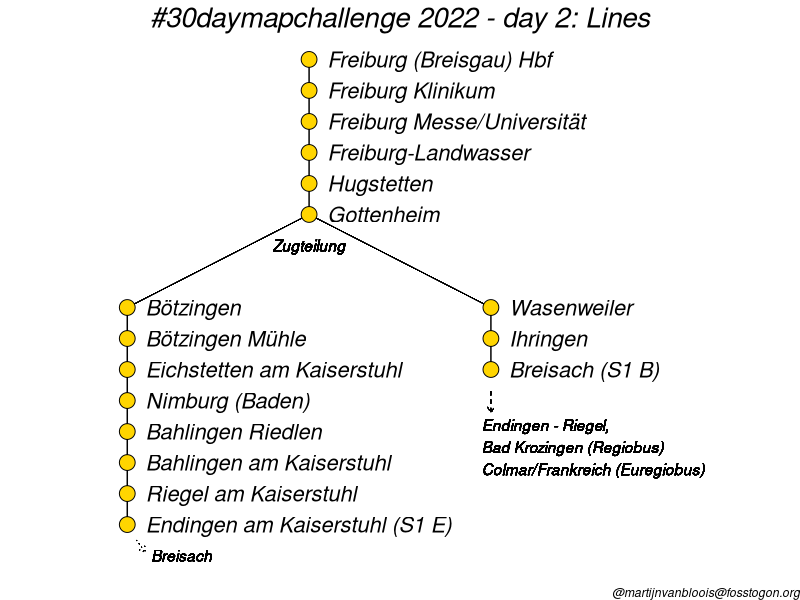
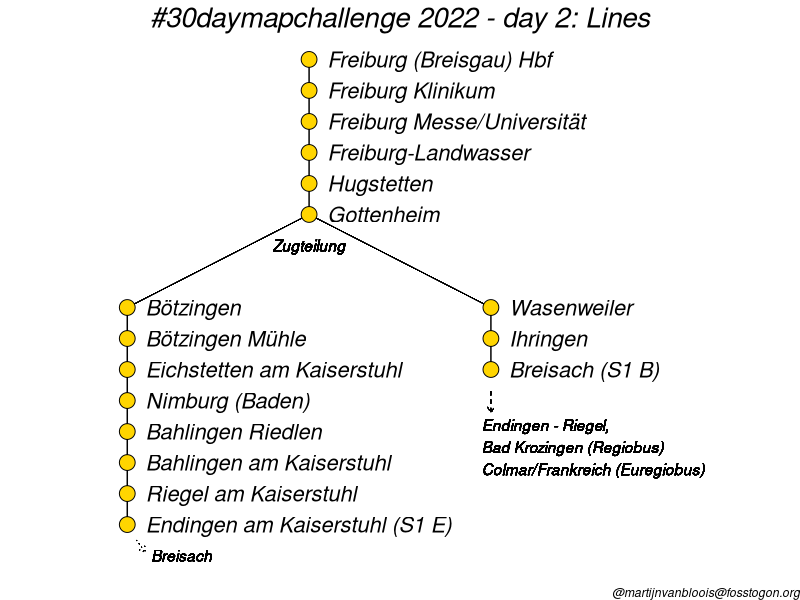

These figures' R source, in order:
## ---- chunk 1
knitr::opts_chunk$set(echo = TRUE)
## ---- chunk 2
library(tidyverse)
## ---- chunk 3
tbl <- tribble(
  ~station, ~x, ~y, ~line,
  "Freiburg (Breisgau) Hbf", 7, 18, "A",
  "Freiburg Klinikum", 7, 17, "A",
  "Freiburg Messe/Universität", 7, 16, "A",
  "Freiburg-Landwasser", 7, 15, "A",
  "Hugstetten", 7, 14, "A",
  "Gottenheim", 7, 13, "A",
  "Bötzingen", 5, 10, "E",
  "Bötzingen Mühle", 5, 9, "E",
  "Eichstetten am Kaiserstuhl", 5, 8, "E",
  "Nimburg (Baden)", 5, 7, "E",
  "Bahlingen Riedlen", 5, 6, "E",
  "Bahlingen am Kaiserstuhl", 5, 5, "E",
  "Riegel am Kaiserstuhl", 5, 4, "E",
  "Endingen am Kaiserstuhl (S1 E)", 5, 3, "E",
  "Wasenweiler", 9, 10, "B",
  "Ihringen", 9, 9, "B",
  "Breisach (S1 B)", 9, 8, "B"
) 
## ---- chunk 4
ggplot(tbl, aes(x = x, y = y)) +
  geom_line(aes(group = line)) +
  geom_segment(aes(x = 9, xend = 7, y = 10, yend = 13),
               size = 0.2,
               inherit.aes = FALSE) +
  geom_segment(aes(x = 5, xend = 7, y = 10, yend = 13),
               size = 0.2,
               inherit.aes = FALSE) +
  geom_point(size = 5, fill = "#FFD500", shape = 21) +
  geom_text(aes(x = x + 0.2, label = station),
            family = "Helvetica",
            hjust = "left",
            size = 5.5,
            fontface = "italic") +
  geom_text(aes(x = 7, y = 12, label = "Zugteilung"),
            family = "Helvetica",
            fontface = "italic",
            inherit.aes = FALSE) +
  geom_text(aes(x = 5.6, y = 2, label = "Breisach"),
            family = "Helvetica",
            fontface = "italic",
            inherit.aes = FALSE) +
  geom_text(aes(x = 8.9, y = 5.5, label = "Endingen - Riegel,\nBad Krozingen (Regiobus)\nColmar/Frankreich (Euregiobus)"),
            family = "Helvetica",
            hjust = "left",
            fontface = "italic",
            inherit.aes = FALSE) +
  geom_segment(aes(x = 5.1, xend = 5.2, y = 2.5, yend = 2.1),
               arrow = arrow(length = unit(5, "points")),
               linetype = "dotted",
               size = 0.2,
               inherit.aes = FALSE) +
  geom_segment(aes(x = 9, xend = 9, y = 7.3, yend = 6.6),
               arrow = arrow(length = unit(5, "points")),
               linetype = "dashed",
               size = 0.2,
               inherit.aes = FALSE) +
  scale_x_continuous(limits = c(4,12)) +
  scale_y_continuous(limits = c(2,NA)) +
  labs(title = "#30daymapchallenge 2022 - day 2: Lines",
       caption = "@martijnvanbloois@fosstogon.org") +
  theme_void() +
  theme(
    text = element_text(family = "Helvetica", face = "italic"),
    plot.title = element_text(size = 20, hjust = 0.5)
  )
## ---- chunk 5
ggsave(here::here("2022", "02_Lines.png"),
      width = 8, height = 7, dpi = 300, bg = "white",
      device = "png")
